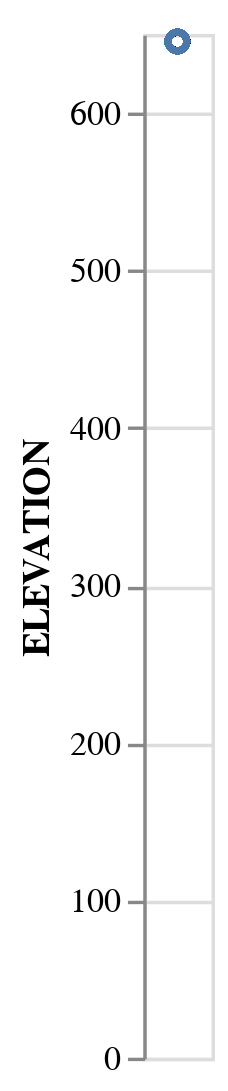

The notebook cell saved with this chart:
### Code cell
alt.Chart(df).mark_point().encode(
    y='ELEVATION'
)

### Figure 1 — Vega-Lite specification as saved in the notebook (floating-point values rounded to 4 significant figures; data arrays with more than 128 entries replaced by an {"elided": "..."} marker saying what was removed)
{"$schema": "https://vega.github.io/schema/vega-lite/v4.17.0.json", "config": {"view": {"continuousHeight": 300, "continuousWidth": 400}}, "data": {"name": "data-5897e85ac86e6629f1a299d98a3e5ef8"}, "datasets": {"data-5897e85ac86e6629f1a299d98a3e5ef8": {"elided": "744 records"}}, "encoding": {"y": {"field": "ELEVATION", "type": "quantitative"}}, "mark": "point"}
